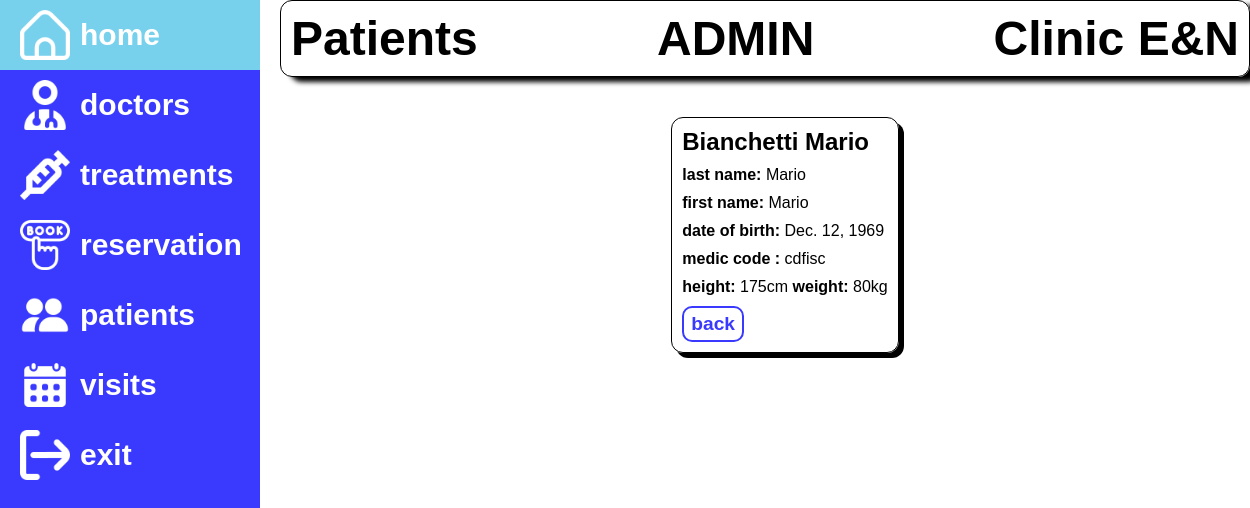
The app's page /dashboard/patient/20/ (signed in) with its own data.
### dashboard/models.py (models this page shows, shortened)
class Patient(models.Model):
    user = models.OneToOneField(
        User,
        on_delete=models.CASCADE,
        related_name='patient_profile',
    )
    first_name = models.CharField(max_length=100)
    last_name = models.CharField(max_length=100)
    date_of_birth = models.DateField()
    weight = models.CharField(max_length=4, help_text='kg')
    height = models.CharField(max_length=3, help_text='cm')
    cf = models.CharField(max_length=16, unique=True, help_text='Codice Fiscale')
    class Meta:
        ordering = ['last_name', 'first_name', 'date_of_birth']
        permissions = (("can_view_patient", "Can view patient"),)

### dashboard/views.py (the view)
# urls.py: path('patient/<int:pk>/', views.PatientDetailView.as_view(), name='patient-detail'),
class PatientDetailView(PermissionRequiredMixin, LoginRequiredMixin, generic.DetailView):
    login_url = '/accounts/login/'
    permission_required = 'dashboard.can_view_patient'
    model = Patient

### dashboard/templates/dashboard/patient_detail.html
{% extends 'base.html' %}
{% block content %}
    <div class="block-patient">
        <h2>{{patient.last_name}}  {{patient.first_name}}</h2>
        <p><b>last name:</b> <span>{{patient.first_name}}</span></p>
        <p><b>first name:</b> <span>{{patient.first_name}}</span></p>
        <p><b>date of birth:</b> <span>{{patient.date_of_birth}}</span></p>
        <p><b>medic code :</b> <span>{{patient.cf}}</span></p>
        <p><b>height:</b> <span>{{patient.height}}cm</span> <b>weight:</b> <span>{{patient.weight}}kg</span></p>
        <a class="btn" href="{% url 'patients'%}">back</a>
    </div>
{% endblock %}

### dashboard/templates/base.html (shortened to what this page needs)
<!DOCTYPE html>
<html lang="en">
<head>
    {% load static %}
    <link rel="stylesheet" href="{% static 'css/style.css' %}">
</head>
<body>
    {%block sidebar%}
    <div class="sidebar">
        <ul>
            <li {% if request.resolver_match.url_name == 'dashboard' %}style="background-color: rgb(119, 209, 237)"{% endif %}><a href="{% url 'dashboard'%}"><img src="{% static 'images/home.png' %}" alt="home"><span>home</span></a></li>
            <li {% if request.resolver_match.url_name == 'doctors' %}style="background-color: rgb(119, 209, 237)"{% endif %}><a href="{% url 'doctors'%}"><img src="{% static 'images/user-md.png' %}" alt="h"><span>doctors</span></a></li>
            <li ><a href="{% url 'treatments'%}"><img src="{% static 'images/syringe.png' %}" alt="home"><span>treatments</span></a></li>
            <li ><a href="{% url 'reservation' %}"><img src="{% static 'images/booking.png' %}" alt=""><span>reservation</span></a></li>
            {% if perms.dashboard.can_view_patient %}
            <li ><a href="{% url 'patients'%}"><img src="{% static 'images/people.png' %}" alt="home"><span>patients</span></a></li>
            {% endif %}
            {% if perms.dashboard.can_view_visit %}
            <li {% if request.resolver_match.url_name == 'visits' %}style="background-color: rgb(119, 209, 237)"{% endif %}><a href="{% url 'visits'%}"><img src="{% static 'images/calendar.png' %}" alt="home"><span>visits</span></a></li>
            {% endif %}
            {% if user.is_authenticated %}
            <li><a href="{% url 'esco' %}"><img src="{% static 'images/exit.png' %}" alt="profile"><span>exit</span></a></li>
            {% endif %}
        </ul>
    </div>
    {%endblock%}
    <div class="sup-cont">
        <div class="title">
            <h1>{% if request.resolver_match.url_name == 'dashboard' %}Welcome
                {% elif request.resolver_match.url_name == 'doctors' or request.resolver_match.url_name == 'doctor-detail'%}Doctors
                {% elif request.resolver_match.url_name == 'treatments' or request.resolver_match.url_name == 'treatment-detail'%}Treatmets
                {% elif request.resolver_match.url_name == 'reservation'%}Reservation
                {% elif request.resolver_match.url_name == 'patients' or request.resolver_match.url_name == 'patient-detail'%}Patients
                {% elif request.resolver_match.url_name == 'visits' or request.resolver_match.url_name == 'visit-detail'%}Visits
                {% elif request.resolver_match.url_name == 'login'%}Log in
                {% elif request.resolver_match.url_name == 'signup'%}Sign Up
                {% elif request.resolver_match.url_name == 'esco'%}Exit
                {%endif%}</h1>
            <h1 style="text-align: center;">{{ user.username }}</h1><h1 style="text-align: end;">Clinic E&N</h1></div>
        <div class="content">
            {% block content %}
            {% endblock %}
        </div>
    </div>
</body>
</html>

### dashboard/static/css/style.css (style rules this page uses)
* { font-family: Montserrat, sans-serif; margin: 0; padding:0; font-style: normal; }
body { display: flex; gap: 20px; }
.sidebar { width: 100px; height: 100vh; background-color: rgb(58, 58, 255); transition: 0.5s ease; }
.sidebar a { text-decoration: none; display: flex; direction: row; overflow: hidden; color: #fff; align-items: center; justify-content: flex-start; gap:10px; font-weight: bold; font-size: 30px; }
.sidebar li { list-style-type: none; padding: 10px 20px; }
.sidebar li img { width: 50px; height: 50px; }
.title { display: flex; justify-content: space-between; margin-bottom: 20px; border: 1px solid black; box-shadow:10px 5px 5px rgb(0, 0, 0); border-radius: 12px; padding: 10px; }
.title h1 { font-size: 3rem; }
.content { width: 100%; padding: 20px; display: flex; flex-direction: column; justify-content: space-between; align-items: center; }
.sup-cont { width: 100%; }
.block-patient { display: flex; flex-direction: column; justify-content: space-between; margin-bottom: 10px; align-items: flex-start; gap: 10px; row-gap: 10px; border: 1px solid black; box-shadow: 5px 5px rgb(0, 0, 0); border-radius: 12px; padding: 10px; }
.block-patient .btn { border: 2px solid rgb(58, 58, 255); background-color: white; color: rgb(58, 58, 255); font-weight: bold; padding: 5px 7px; text-decoration: none; border-radius: 10px; font-size: larger; }

### records on screen
Patient: last_name "Bianchetti", first_name "Mario", date_of_birth "Dec. 12, 1969", cf "cdfisc", height "175", weight "80"

### other values on screen
{{ user.username }} "ADMIN"
